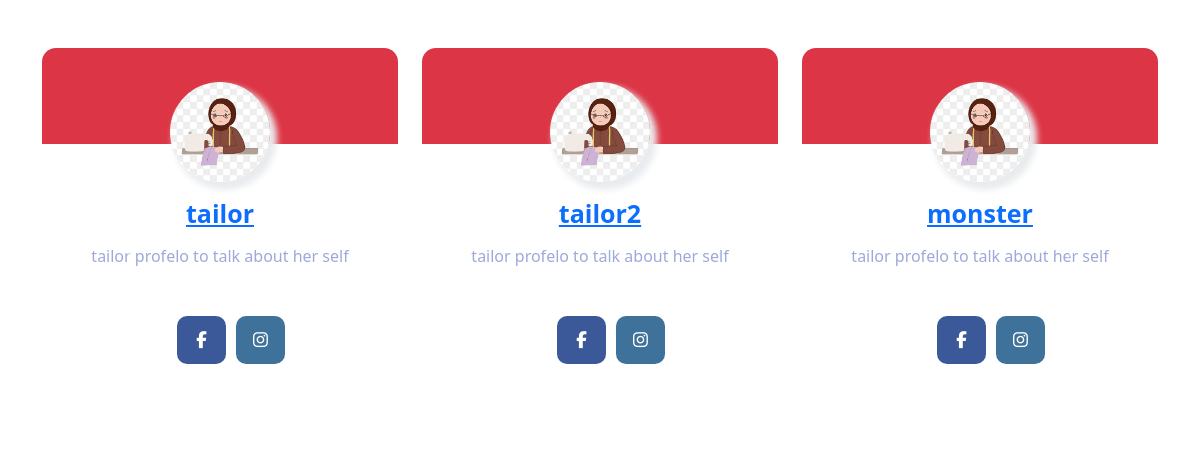
/Tailorlist.php, run on the app's committed database.
### tables this page shows
CREATE TABLE `tailorregester` (
  `id` int(11) NOT NULL,
  `username` varchar(21) NOT NULL,
  `firstName` varchar(21) NOT NULL,
  `lastName` varchar(21) NOT NULL,
  `email` varchar(21) NOT NULL,
  `phone` bigint(11) NOT NULL,
  `password` varchar(255) NOT NULL,
  `joinDate` datetime NOT NULL DEFAULT current_timestamp(),
  `facebooklink` text NOT NULL,
  `instalink` text NOT NULL,
  `file` text NOT NULL,
  `gender` varchar(255) NOT NULL,
  `about` text NOT NULL,
  `accept` int(11) NOT NULL DEFAULT 0
);

### Tailorlist.php (the view, shortened to what this page needs)
<!DOCTYPE html>
<html lang="en">
<head>
    <link rel="stylesheet" href="./partials//Tailorcss.css">
    <link href="https://cdn.jsdelivr.net/npm/bootstrap@5.2.2/dist/css/bootstrap.min.css" rel="stylesheet"
>
</head>
<body>
    <div class="container mt-5">
        <div id="carouselExampleIndicators" class="carousel slide" data-bs-ride="carousel">
            <div class="carousel-indicators">
                <button type="button" data-bs-target="#carouselExampleIndicators" data-bs-slide-to="0" class="active"
                    aria-current="true" aria-label="Slide 1"></button>
                <button type="button" data-bs-target="#carouselExampleIndicators" data-bs-slide-to="1"
                    aria-label="Slide 2"></button>
                <button type="button" data-bs-target="#carouselExampleIndicators" data-bs-slide-to="2"
                    aria-label="Slide 3"></button>
            </div>
            <div class="carousel-inner">
                <div class="carousel-item active">
                    <div class="row row-cols-1 row-cols-md-3 g-4">
                        <?php
$query = mysqli_query($conn, "SELECT * FROM `Tailorregester` where accept=1 Limit 3 ");
while($row = mysqli_fetch_assoc($query)){?>
                        <div class="col">
                            <div class="area2 p- text-center px-3">
                                <div class="image mr-3"> <img src="./Tailorpanel/uploads/<?php echo $row['file']; ?>"
                                        class="rounded-circle" width="100" />
                                    <a href="./Tailorpage.php?tailorId=<?php echo $row['id'] ?>" >
                                        <h4 class=" name mt-3 ">
                                            <?php echo $row['username']; ?>
                                        </h4>
                                    </a>
                                    <p class="information mt-3 text-justify">
                                        <?php echo $row['about']; ?>
                                    </p>
                                    <div class="d-flex justify-content-center mt-5">
                                        <ul class="list-icons">
                                            <a href="<?php echo $row['facebooklink']; ?>">
                                                <li class="facebook"> <i class="fa fa-facebook"></i></li>
                                            </a>
                                            <a href="<?php echo $row['instalink']; ?>">
                                                <li class="instagram"> <i class="fa fa-instagram"></i></li>
                                            </a>
                                        </ul>
                                    </div>
                                </div>
                            </div>
                        </div>
                        <?php } ?>
                    </div>
                </div>
            </div>
            <button class="carousel-control-prev" type="button" data-bs-target="#carouselExampleIndicators"
                data-bs-slide="prev">
                <span class="carousel-control-prev-icon" aria-hidden="true"></span>
            </button>
            <button class="carousel-control-next" type="button" data-bs-target="#carouselExampleIndicators"
                data-bs-slide="next">
                <span class="carousel-control-next-icon" aria-hidden="true"></span>
            </button>
        </div>
    </div>
</body>
</html>

### partials/Tailorcss.css (style rules this page uses)
body { background-color:#FFEBEE }
.image { top: -62px;position: relative }
.image img { box-shadow: 5px 6px 6px 2px #e9ecef }
.area2 { background-color:#fff;border-bottom-left-radius: 14px !important;border-bottom-right-radius: 14px !important }
.name { font-size:25px;font-weight:650 }
.information { color:#9FA8DA;font-weight:500;font-size:16px }
.list-icons { display: inline-flex;color:#C5CAE9 }
.list-icons li { list-style: none;padding: 12px;border-radius: 10px;width: 49px;margin-right: 10px }
.list-icons li i { font-size: 17px;color: #fff }
.facebook { background: #3b5998 }
.instagram { background: #3f729b }

### data on the page
tailorregester: file (picture), username "tailor", about "tailor profelo to talk about her self"
tailorregester: file (picture), username "tailor2", about "tailor profelo to talk about her self"
tailorregester: file (picture), username "monster", about "tailor profelo to talk about her self"
